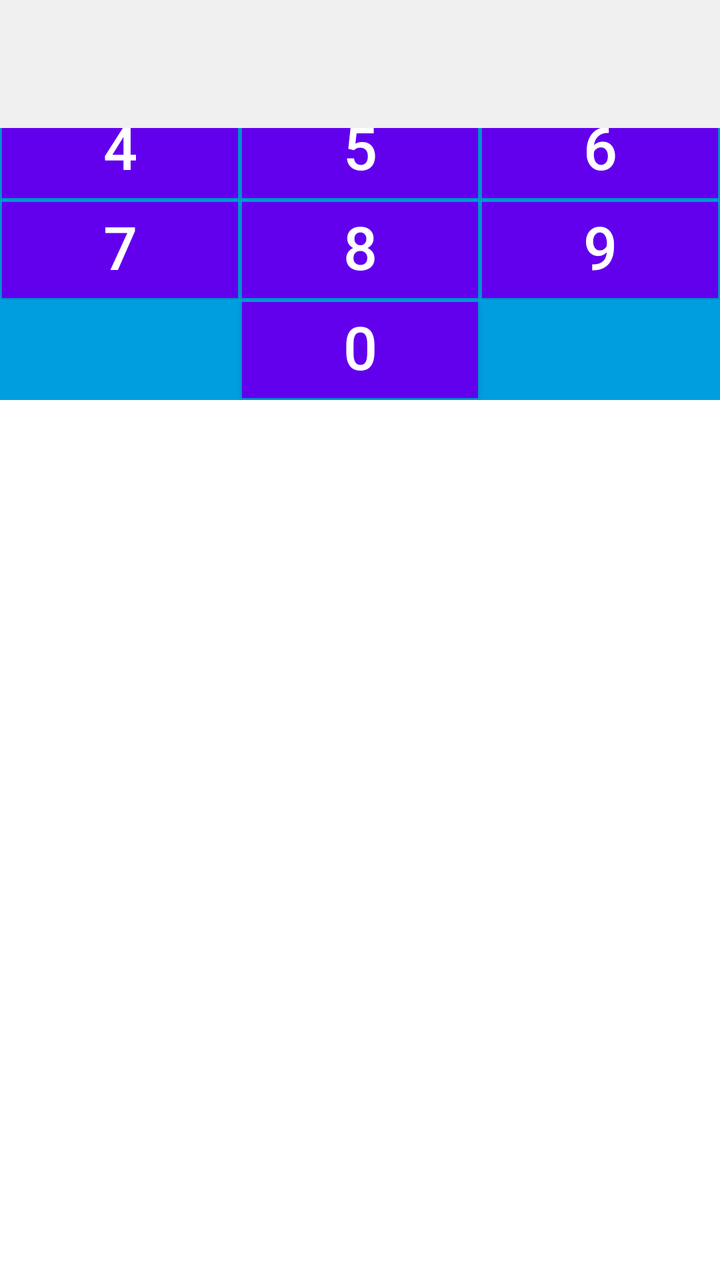
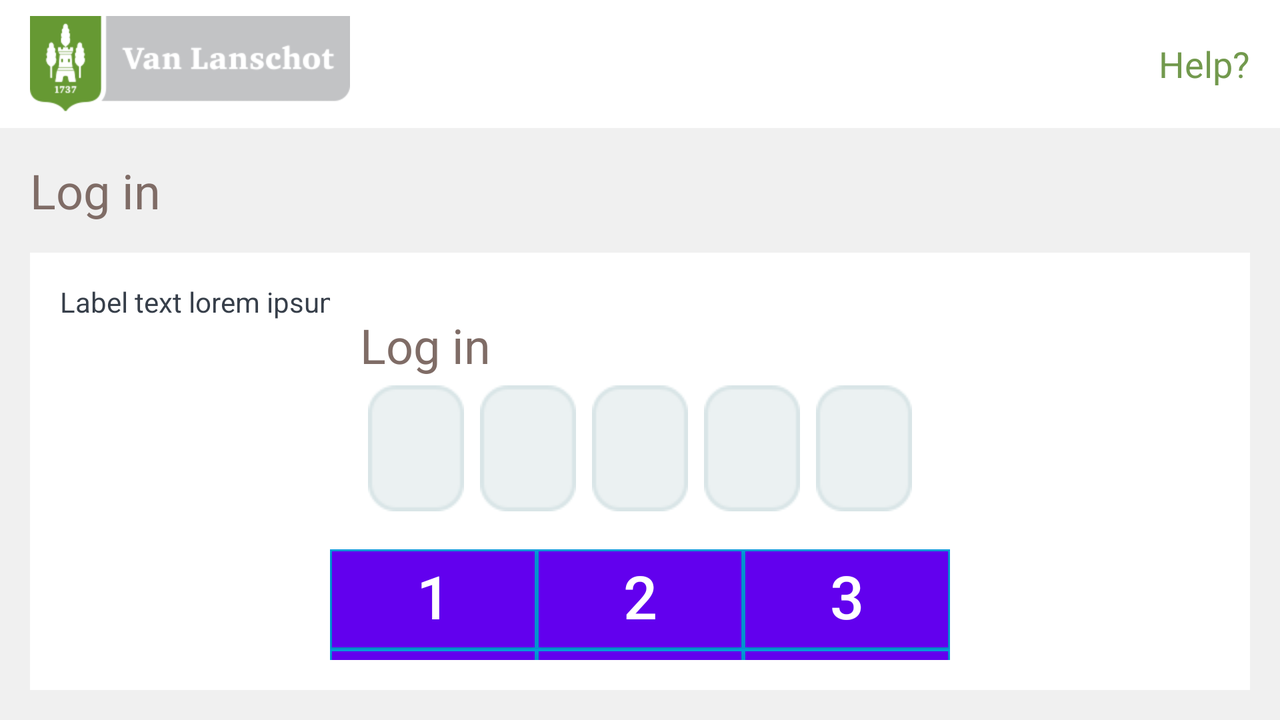

An Android layout and its configuration variant, each rendered on a device that would load it. The default file and the variant file are quoted in full after the pictures.
<!-- AndroidManifest.xml: fallback theme Theme.MaterialComponents.DayNight.NoActionBar -->
<!-- res/layout/create_pin_screen.xml -->
<?xml version="1.0" encoding="utf-8"?>
<RelativeLayout xmlns:android="http://schemas.android.com/apk/res/android"
  android:layout_width="match_parent"
  android:layout_height="match_parent"
  android:background="#fff">

  
  <RelativeLayout
    android:id="@+id/screen_header"
    android:background="#FFF"
    android:layout_width="match_parent"
    android:layout_height="64dp"
    android:layout_alignParentTop="true"
    android:paddingLeft="15dp"
    android:paddingRight="15dp">

    <ImageView
      android:id="@+id/pin_logo"
      android:src="@drawable/logo"
      android:layout_width="wrap_content"
      android:layout_height="48dp"
      android:scaleType="fitXY"
      android:layout_centerVertical="true"
      android:layout_alignParentLeft="true"
      android:layout_alignParentStart="true"/>

    <TextView
      android:id="@+id/help_button"
      android:text="Help?"
      android:textColor="#72994d"
      android:layout_width="wrap_content"
      android:layout_height="wrap_content"
      android:layout_centerVertical="true"
      android:layout_alignParentEnd="true"
      android:layout_alignParentRight="true"
      android:textSize="16sp"/>

  </RelativeLayout>

  <include
    layout="@layout/keyboard"
    android:id="@+id/included_keyboard"/>

  
  <RelativeLayout
    android:layout_width="match_parent"
    android:layout_height="match_parent"
    android:background="#f0f0f0"
    android:layout_above="@+id/included_keyboard"
    android:layout_below="@+id/screen_header"
    android:padding="15dp">

    <LinearLayout
      android:id="@+id/steps_marker"
      android:layout_width="wrap_content"
      android:layout_height="wrap_content"
      android:layout_alignParentTop="true"
      android:layout_alignParentEnd="true"
      android:layout_alignParentRight="true"
      android:orientation="horizontal">

      <TextView
        android:id="@+id/step_marker_1"
        style="@style/PinKeyboardStepMarker"
        android:text="1"/>

      <TextView
        android:id="@+id/step_marker_2"
        style="@style/PinKeyboardStepMarker"
        android:text="2"
        android:layout_marginLeft="4dp"
        android:layout_marginRight="4dp"/>

      <TextView
        android:id="@+id/step_marker_3"
        style="@style/PinKeyboardStepMarker"
        android:text="3"/>

    </LinearLayout>

    <TextView
      android:id="@+id/pin_screen_title"
      android:text="Log in"
      android:layout_width="wrap_content"
      android:layout_height="wrap_content"
      android:textSize="24sp"
      android:textColor="#7f6c66"
      android:layout_alignParentTop="true"
      android:layout_alignParentStart="true"
      android:layout_alignParentLeft="true"
      android:layout_toStartOf="@id/steps_marker"/>

    <LinearLayout
      android:layout_width="match_parent"
      android:layout_height="wrap_content"
      android:background="#fff"
      android:layout_centerVertical="true"
      android:orientation="vertical"
      android:padding="10dp">

      <TextView
        android:id="@+id/pin_info_label"
        android:layout_width="wrap_content"
        android:layout_height="wrap_content"
        android:text="Label text lorem ipsum"
        android:textColor="#373f4a"/>

      <TextView
        android:id="@+id/pin_error_message"
        android:layout_width="fill_parent"
        android:layout_height="wrap_content"
        android:text="Sample error message"
        android:textColor="#F00"
        android:textSize="12sp"
        android:textAlignment="center"
        android:gravity="center"
        android:layout_marginTop="10dp"
        android:visibility="gone"/>

      <LinearLayout
        android:id="@+id/pin_input"
        android:layout_width="fill_parent"
        android:layout_height="wrap_content"
        android:gravity="center"
        android:textAlignment="center"
        android:layout_marginTop="10dp">

        <TextView
          android:id="@+id/pin_input_0"
          style="@style/PinKeyboardInputField"/>

        <TextView
          android:id="@+id/pin_input_1"
          style="@style/PinKeyboardInputField" />

        <TextView
          android:id="@+id/pin_input_2"
          style="@style/PinKeyboardInputField" />

        <TextView
          android:id="@+id/pin_input_3"
          style="@style/PinKeyboardInputField" />

        <TextView
          android:id="@+id/pin_input_4"
          style="@style/PinKeyboardInputField" />

      </LinearLayout>
    </LinearLayout>
  </RelativeLayout>
</RelativeLayout>
<!-- res/layout/keyboard.xml (included above) -->
<?xml version="1.0" encoding="utf-8"?>
<TableLayout xmlns:android="http://schemas.android.com/apk/res/android"
  android:layout_width="match_parent"
  android:layout_height="wrap_content"
  android:background="@color/onegini_blue">

  <TableRow
    android:layout_width="match_parent"
    android:layout_height="wrap_content">
    <Button
      android:id="@+id/pin_key_1"
      style="@style/PinKeyboardKeyButton"
      android:text="1"/>
    <Button
      android:id="@+id/pin_key_2"
      style="@style/PinKeyboardKeyButton"
      android:text="2"/>
    <Button
     android:id="@+id/pin_key_3"
     style="@style/PinKeyboardKeyButton"
      android:text="3"/>
  </TableRow>

  <TableRow
    android:layout_width="wrap_content"
    android:layout_height="wrap_content">
    <Button
      android:id="@+id/pin_key_4"
      style="@style/PinKeyboardKeyButton"
      android:text="4"/>
    <Button
      android:id="@+id/pin_key_5"
      style="@style/PinKeyboardKeyButton"
      android:text="5"/>
    <Button
      android:id="@+id/pin_key_6"
      style="@style/PinKeyboardKeyButton"
      android:text="6"/>
  </TableRow>

  <TableRow
    android:layout_width="wrap_content"
    android:layout_height="wrap_content">
    <Button
      android:id="@+id/pin_key_7"
      style="@style/PinKeyboardKeyButton"
      android:text="7"/>
    <Button
      android:id="@+id/pin_key_8"
      style="@style/PinKeyboardKeyButton"
      android:text="8"/>
    <Button
      android:id="@+id/pin_key_9"
      style="@style/PinKeyboardKeyButton"
      android:text="9"/>
  </TableRow>

  <TableRow
    android:layout_width="wrap_content"
    android:layout_height="wrap_content">
    <Button
      style="@style/PinKeyboardKeyButton"
      android:visibility="invisible"/>
    <Button
      android:id="@+id/pin_key_0"
      style="@style/PinKeyboardKeyButton"
      android:text="0"/>
    <ImageButton
      android:id="@+id/pin_key_del"
      style="@style/PinKeyboardKeyButton"
      android:src="@drawable/ic_backspace"
      android:visibility="invisible"
      android:scaleType="center"/>
  </TableRow>
</TableLayout>
<!-- resources referenced by this layout -->
<resources>
  <item name="onegini_blue" type="color">#009EDF</item>
  <!-- drawable logo: png bitmap (drawable-mdpi, 4182 bytes) -->
  <style name="PinKeyboardInputField">
      <item name="android:layout_width">48dp</item>
      <item name="android:layout_height">wrap_content</item>
      <item name="android:textColor">#000</item>
      <item name="android:textSize">30sp</item>
      <item name="android:layout_margin">4dp</item>
      <item name="android:textStyle">bold</item>
      <item name="android:background">@drawable/form_inactive</item>
      <item name="android:textAlignment">center</item>
      <item name="android:gravity">center</item>
      <item name="android:layout_gravity">center</item>
    </style>
  <style name="PinKeyboardKeyButton">
      <item name="android:layout_width">0dp</item>
      <item name="android:layout_height">48dp</item>
      <item name="android:layout_weight">1</item>
      <item name="android:textColor">#FFF</item>
      <item name="android:textSize">30sp</item>
      <item name="android:layout_margin">1dp</item>
      <item name="android:padding">0dp</item>
      <item name="android:gravity">center</item>
      <item name="android:textAlignment">center</item>
      <item name="android:scaleType">fitXY</item>
      <item name="android:background">#00AEEF</item>
      <item name="android:includeFontPadding">false</item>
    </style>
  <!-- drawable form_inactive: png bitmap (drawable, 1648 bytes) -->
</resources>
<!-- res/layout-land/create_pin_screen.xml (the repository's variant of the layout above) -->
<!-- drawn on the phone turned sideways -->
<?xml version="1.0" encoding="utf-8"?>
<RelativeLayout
    xmlns:android="http://schemas.android.com/apk/res/android"
    android:id="@+id/screen_container"
    android:layout_width="match_parent"
    android:layout_height="match_parent"
    android:background="#fff">

  
  <RelativeLayout
      android:id="@+id/screen_header"
      android:background="#FFF"
      android:layout_width="match_parent"
      android:layout_height="64dp"
      android:layout_alignParentTop="true"
      android:paddingLeft="15dp"
      android:paddingRight="15dp">

    <ImageView
        android:id="@+id/pin_logo"
        android:src="@drawable/logo"
        android:layout_width="wrap_content"
        android:layout_height="48dp"
        android:scaleType="fitXY"
        android:layout_centerVertical="true"
        android:layout_alignParentLeft="true"
        android:layout_alignParentStart="true"/>

    <TextView
        android:id="@+id/help_button"
        android:text="Help?"
        android:textColor="#72994d"
        android:layout_width="wrap_content"
        android:layout_height="wrap_content"
        android:layout_centerVertical="true"
        android:layout_alignParentEnd="true"
        android:layout_alignParentRight="true"
        android:textSize="18sp"/>

  </RelativeLayout>

  
  <RelativeLayout
      android:id="@+id/screen_body"
      android:layout_width="match_parent"
      android:layout_height="match_parent"
      android:layout_below="@+id/screen_header"
      android:background="#f0f0f0"
      android:padding="15dp">

    <LinearLayout
        android:id="@+id/steps_marker"
        android:layout_width="wrap_content"
        android:layout_height="wrap_content"
        android:layout_alignParentTop="true"
        android:layout_alignParentEnd="true"
        android:layout_alignParentRight="true"
        android:orientation="horizontal">

      <TextView
          android:id="@+id/step_marker_1"
          style="@style/PinKeyboardStepMarker"
          android:text="1"/>

      <TextView
          android:id="@+id/step_marker_2"
          style="@style/PinKeyboardStepMarker"
          android:text="2"
          android:layout_marginLeft="4dp"
          android:layout_marginRight="4dp"/>

      <TextView
          android:id="@+id/step_marker_3"
          style="@style/PinKeyboardStepMarker"
          android:text="3"/>
    </LinearLayout>

    <TextView
        android:id="@+id/pin_screen_title"
        android:text="Log in"
        android:layout_width="wrap_content"
        android:layout_height="wrap_content"
        android:textSize="24sp"
        android:textColor="#7f6c66"
        android:layout_alignParentTop="true"
        android:layout_alignParentStart="true"
        android:layout_alignParentLeft="true"
        android:layout_toStartOf="@id/steps_marker"/>

    <RelativeLayout
        android:background="#FFF"
        android:layout_width="fill_parent"
        android:layout_height="fill_parent"
        android:layout_below="@+id/pin_screen_title"
        android:layout_marginTop="15dp"
        android:padding="15dp">

      <TextView
        android:layout_width="wrap_content"
        android:layout_height="wrap_content"
        android:text="Label text lorem ipsum"
        android:textColor="#373f4a"
        android:layout_marginBottom="10dp"/>

      
      <LinearLayout
          android:layout_width="wrap_content"
          android:layout_height="wrap_content"
          android:background="#FFF"
          android:layout_centerInParent="true"
          android:orientation="vertical">

        <RelativeLayout
            android:layout_width="wrap_content"
            android:layout_height="wrap_content"
            android:orientation="vertical"
            android:padding="15dp">

          <TextView
              android:id="@+id/pin_title"
              android:text="Log in"
              android:layout_width="wrap_content"
              android:layout_height="wrap_content"
              android:textSize="24sp"
              android:textColor="#7f6c66"
              android:layout_alignParentTop="true"
              android:layout_alignParentLeft="true"
              android:layout_alignParentStart="true" />

          <LinearLayout
              android:id="@+id/pin_input"
              android:layout_width="wrap_content"
              android:layout_height="wrap_content"
              android:gravity="center"
              android:textAlignment="center"
              android:layout_below="@+id/pin_title">

            <TextView
                android:id="@+id/pin_input_0"
                style="@style/PinKeyboardInputFieldTablet"/>

            <TextView
                android:id="@+id/pin_input_1"
                style="@style/PinKeyboardInputFieldTablet" />

            <TextView
                android:id="@+id/pin_input_2"
                style="@style/PinKeyboardInputFieldTablet" />

            <TextView
                android:id="@+id/pin_input_3"
                style="@style/PinKeyboardInputFieldTablet" />

            <TextView
                android:id="@+id/pin_input_4"
                style="@style/PinKeyboardInputFieldTablet" />

          </LinearLayout>
        </RelativeLayout>

        <include layout="@layout/keyboard" />

      </LinearLayout>

      </RelativeLayout>
    </RelativeLayout>
  </RelativeLayout>
<!-- resources referenced by the variant -->
<!-- as the phone turned sideways resolves them -->
<resources>
  <item name="onegini_blue" type="color">#009EDF</item>
  <!-- drawable logo: png bitmap (drawable-mdpi, 4182 bytes) -->
  <style name="PinKeyboardInputFieldTablet" parent="PinKeyboardInputField">
      <item name="android:layout_width">48dp</item>
      <item name="android:textSize">26sp</item>
    </style>
  <style name="PinKeyboardKeyButton">
      <item name="android:layout_width">0dp</item>
      <item name="android:layout_height">48dp</item>
      <item name="android:layout_weight">1</item>
      <item name="android:textColor">#FFF</item>
      <item name="android:textSize">30sp</item>
      <item name="android:layout_margin">1dp</item>
      <item name="android:padding">0dp</item>
      <item name="android:gravity">center</item>
      <item name="android:textAlignment">center</item>
      <item name="android:scaleType">fitXY</item>
      <item name="android:background">#00AEEF</item>
      <item name="android:includeFontPadding">false</item>
    </style>
  <style name="PinKeyboardInputField">
      <item name="android:layout_width">48dp</item>
      <item name="android:layout_height">wrap_content</item>
      <item name="android:textColor">#000</item>
      <item name="android:textSize">30sp</item>
      <item name="android:layout_margin">4dp</item>
      <item name="android:textStyle">bold</item>
      <item name="android:background">@drawable/form_inactive</item>
      <item name="android:textAlignment">center</item>
      <item name="android:gravity">center</item>
      <item name="android:layout_gravity">center</item>
    </style>
  <!-- drawable form_inactive: png bitmap (drawable, 1648 bytes) -->
</resources>
